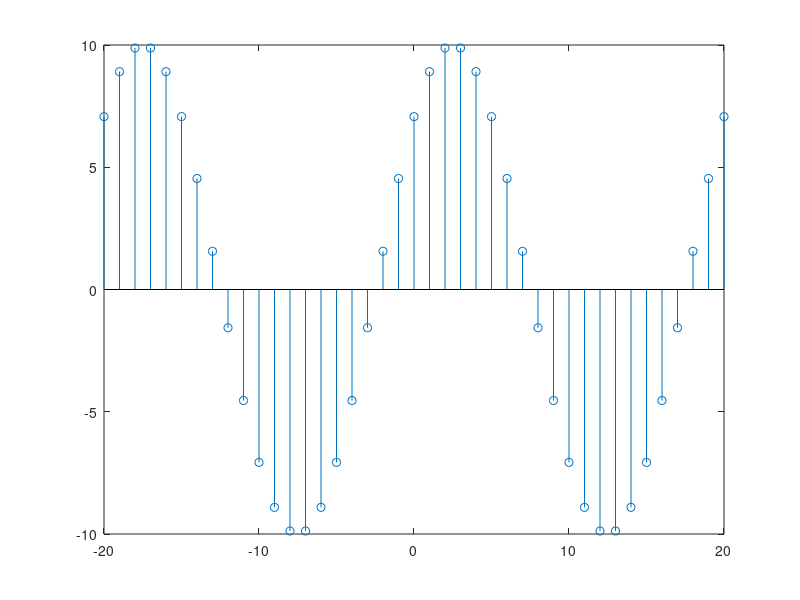

Recreate this plot in MATLAB.
clc;
clear all;
close all;

%In this code we'll show a sinusoidal function 
% of the form x[n] = A*exp(-a*n)*sin(w0*n+phi)
n = -20:20; %defining the index variable
w0 = pi/10; %angular frequency of the sinusoid
a = 0; %damping factor
phi = pi/4; %phase in radian
A = 10; %amplitude
x = A*exp(-a*n).*sin(w0*n+phi); %Look at the elementwise operation!!

stem(n,x); %plotting the output
